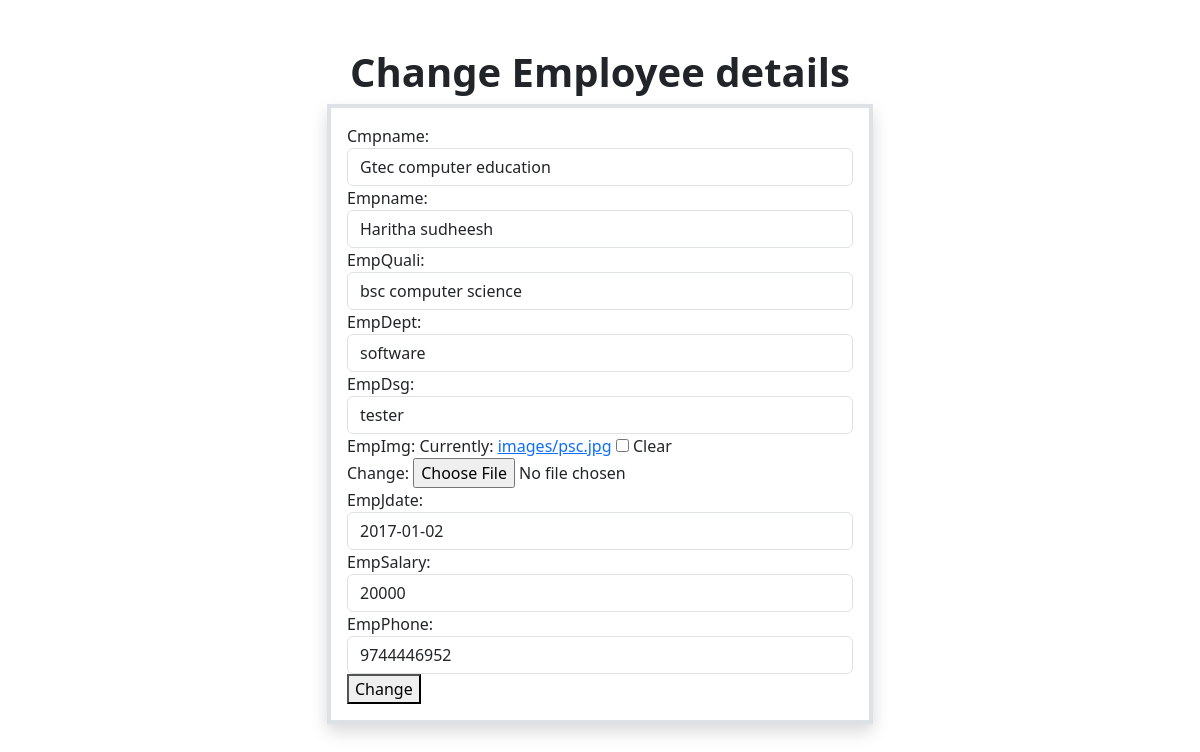
Screenshot of /empapp/employe/6/change/ with the database file from the repository.
### empapp/models.py (models this page shows)
class company(models.Model):
    cmpname=models.CharField(max_length=200,unique=True)
    empname=models.CharField(max_length=200)
    empQuali=models.CharField(max_length=200)
    empDept=models.CharField(max_length=200)
    empDsg=models.CharField(max_length=200)
    empImg=models.ImageField(upload_to='images',default="images/default.jpg",blank=True)
    empJdate=models.DateTimeField()
    empSalary=models.IntegerField()
    empPhone=models.IntegerField()

### empapp/views.py (the view, shortened to what this page needs)
# urls.py: path("employe/<int:pk>/change/",views.EmployeUpdateView.as_view(),name="employe-edit"),
class EmployeUpdateView(View):
    def get(self,request,*args,**kwargs):
        id=kwargs.get("pk")
        company_objects=company.objects.get(id=id)
        form=CompanyForm(instance=company_objects)
        return render(request,"employe_edit.html",{'form':form})

### empapp/forms.py
class CompanyForm(forms.ModelForm):
    class Meta:
        model=company
        fields="__all__"
        widgets={
            'cmpname':forms.TextInput(attrs={'class':'form-control'}),
            'empname':forms.TextInput(attrs={'class':'form-control'}),
            'empQuali':forms.TextInput(attrs={'class':'form-control'}),
            'empDept':forms.TextInput(attrs={'class':'form-control'}),
            'empDsg':forms.TextInput(attrs={'class':'form-control'}),
            'emgImg':forms.FileInput(attrs={'class':'form-control'}),
            'empJdate':forms.DateInput(attrs={'class':'form-control'}),
            'empSalary':forms.NumberInput(attrs={'class':'form-control'}),
            'empPhone':forms.NumberInput(attrs={'class':'form-control'}),
        }

### empapp/Templates/employe_edit.html (shortened to what this page needs)
<!DOCTYPE html>
<html lang="en">
<head>
    <link href="https://cdn.jsdelivr.net/npm/bootstrap@5.3.2/dist/css/bootstrap.min.css" rel="stylesheet">
</head>
<body>
    <h1 class="text-center fw-bolder mt-5">Change Employee details</h1>
    <div class="container">
        <div class="row">
           <div class="col-3"></div>
           <div class="col-6">
            <form action="" class="p-3 border border-4 shadow" method="post" enctype="multipart/form-data">{% csrf_token %}
                {{form}}
                <button type="submit">Change</button>
            </form>
           </div>
           <div class="col-3"></div>
        </div>
    </div>
</body>
</html>

### rows the page displays
company: cmpname "Gtec computer education", empname "Haritha sudheesh", empQuali "bsc computer science", empDept "software", empDsg "tester", empJdate "2017-01-02", empSalary "20000", empPhone "9744446952"
